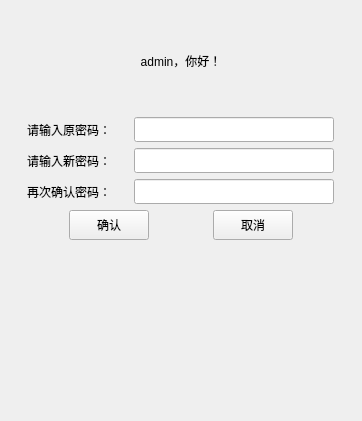
     <widget class="QWidget" name="edituser">
      <attribute name="title">
       <string>修改账户密码</string>
      </attribute>
      <layout class="QGridLayout" name="gridLayout_5">
       <item row="0" column="0">
        <layout class="QVBoxLayout" name="verticalLayout_9">
         <item>
          <widget class="QLabel" name="welcome">
           <property name="minimumSize">
            <size>
             <width>340</width>
             <height>100</height>
            </size>
           </property>
           <property name="styleSheet">
            <string notr="true">background-color:rgba(0,0,0,0);border-color:rgba(0,0,0,255);color: rgba(0, 0, 0,254);border-style:none;border-width:0px;border-radius:8px;font:25px &quot;方正小标宋简体&quot;;font-style:normal;font-weight: lighter;text-decoration:blink;</string>
           </property>
           <property name="text">
            <string>&lt;html&gt;&lt;head/&gt;&lt;body&gt;&lt;p align=&quot;center&quot;&gt;admin，你好！&lt;/p&gt;&lt;/body&gt;&lt;/html&gt;</string>
           </property>
          </widget>
         </item>
         <item>
          <layout class="QVBoxLayout" name="verticalLayout_8">
           <item>
            <layout class="QHBoxLayout" name="horizontalLayout_17">
             <item>
              <widget class="QLabel" name="label_5">
               <property name="minimumSize">
                <size>
                 <width>85</width>
                 <height>25</height>
                </size>
               </property>
               <property name="maximumSize">
                <size>
                 <width>85</width>
                 <height>25</height>
                </size>
               </property>
               <property name="text">
                <string>请输入原密码：</string>
               </property>
              </widget>
             </item>
             <item>
              <widget class="QLineEdit" name="passold">
               <property name="minimumSize">
                <size>
                 <width>200</width>
                 <height>25</height>
                </size>
               </property>
               <property name="maximumSize">
                <size>
                 <width>200</width>
                 <height>25</height>
                </size>
               </property>
               <property name="echoMode">
                <enum>QLineEdit::Password</enum>
               </property>
              </widget>
             </item>
            </layout>
           </item>
           <item>
            <layout class="QHBoxLayout" name="horizontalLayout_23">
             <item>
              <widget class="QLabel" name="label_6">
               <property name="minimumSize">
                <size>
                 <width>85</width>
                 <height>25</height>
                </size>
               </property>
               <property name="maximumSize">
                <size>
                 <width>85</width>
                 <height>25</height>
                </size>
               </property>
               <property name="text">
                <string>请输入新密码：</string>
               </property>
              </widget>
             </item>
             <item>
              <widget class="QLineEdit" name="newpass">
               <property name="minimumSize">
                <size>
                 <width>200</width>
                 <height>25</height>
                </size>
               </property>
               <property name="maximumSize">
                <size>
                 <width>200</width>
                 <height>25</height>
                </size>
               </property>
               <property name="echoMode">
                <enum>QLineEdit::Password</enum>
               </property>
              </widget>
             </item>
            </layout>
           </item>
           <item>
            <layout class="QHBoxLayout" name="horizontalLayout_24">
             <item>
              <widget class="QLabel" name="label_7">
               <property name="minimumSize">
                <size>
                 <width>85</width>
                 <height>25</height>
                </size>
               </property>
               <property name="maximumSize">
                <size>
                 <width>85</width>
                 <height>25</height>
                </size>
               </property>
               <property name="text">
                <string>再次确认密码：</string>
               </property>
              </widget>
             </item>
             <item>
              <widget class="QLineEdit" name="newpass_2">
               <property name="minimumSize">
                <size>
                 <width>200</width>
                 <height>25</height>
                </size>
               </property>
               <property name="maximumSize">
                <size>
                 <width>200</width>
                 <height>25</height>
                </size>
               </property>
               <property name="echoMode">
                <enum>QLineEdit::Password</enum>
               </property>
              </widget>
             </item>
            </layout>
           </item>
           <item>
            <layout class="QHBoxLayout" name="horizontalLayout_25">
             <item>
              <widget class="QPushButton" name="query">
               <property name="minimumSize">
                <size>
                 <width>80</width>
                 <height>30</height>
                </size>
               </property>
               <property name="maximumSize">
                <size>
                 <width>80</width>
                 <height>30</height>
                </size>
               </property>
               <property name="text">
                <string>确认</string>
               </property>
              </widget>
             </item>
             <item>
              <widget class="QPushButton" name="cancelpass">
               <property name="minimumSize">
                <size>
                 <width>80</width>
                 <height>30</height>
                </size>
               </property>
               <property name="maximumSize">
                <size>
                 <width>80</width>
                 <height>30</height>
                </size>
               </property>
               <property name="text">
                <string>取消</string>
               </property>
              </widget>
             </item>
            </layout>
           </item>
          </layout>
         </item>
        </layout>
       </item>
       <item row="1" column="0">
        <spacer name="verticalSpacer_20">
         <property name="orientation">
          <enum>Qt::Vertical</enum>
         </property>
         <property name="sizeType">
          <enum>QSizePolicy::Fixed</enum>
         </property>
         <property name="sizeHint" stdset="0">
          <size>
           <width>20</width>
           <height>170</height>
          </size>
         </property>
        </spacer>
       </item>
      </layout>
     </widget>
